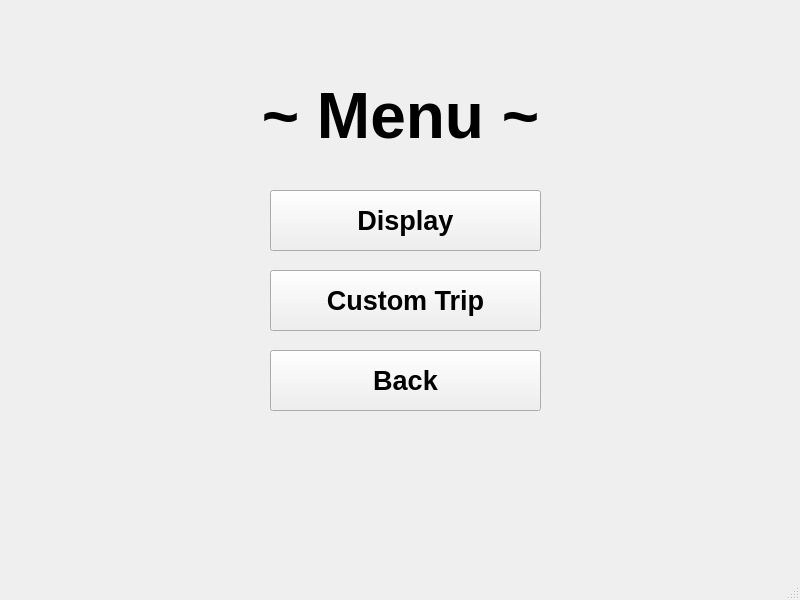
<?xml version="1.0" encoding="UTF-8"?>
<ui version="4.0">
 <class>MenuSelectWindow</class>
 <widget class="QMainWindow" name="MenuSelectWindow">
  <property name="geometry">
   <rect>
    <x>0</x>
    <y>0</y>
    <width>800</width>
    <height>600</height>
   </rect>
  </property>
  <property name="windowTitle">
   <string>MainWindow</string>
  </property>
  <widget class="QWidget" name="centralwidget">
   <widget class="QPushButton" name="displayButton">
    <property name="geometry">
     <rect>
      <x>270</x>
      <y>190</y>
      <width>271</width>
      <height>61</height>
     </rect>
    </property>
    <property name="font">
     <font>
      <pointsize>20</pointsize>
      <bold>true</bold>
     </font>
    </property>
    <property name="text">
     <string>Display</string>
    </property>
   </widget>
   <widget class="QPushButton" name="customButton">
    <property name="geometry">
     <rect>
      <x>270</x>
      <y>270</y>
      <width>271</width>
      <height>61</height>
     </rect>
    </property>
    <property name="font">
     <font>
      <pointsize>20</pointsize>
      <bold>true</bold>
     </font>
    </property>
    <property name="text">
     <string>Custom Trip</string>
    </property>
   </widget>
   <widget class="QPushButton" name="backButton">
    <property name="geometry">
     <rect>
      <x>270</x>
      <y>350</y>
      <width>271</width>
      <height>61</height>
     </rect>
    </property>
    <property name="font">
     <font>
      <pointsize>20</pointsize>
      <bold>true</bold>
     </font>
    </property>
    <property name="text">
     <string>Back</string>
    </property>
   </widget>
   <widget class="QLabel" name="label">
    <property name="geometry">
     <rect>
      <x>60</x>
      <y>80</y>
      <width>681</width>
      <height>71</height>
     </rect>
    </property>
    <property name="font">
     <font>
      <pointsize>48</pointsize>
      <bold>true</bold>
     </font>
    </property>
    <property name="text">
     <string>~ Menu ~</string>
    </property>
    <property name="alignment">
     <set>Qt::AlignCenter</set>
    </property>
   </widget>
  </widget>
  <widget class="QMenuBar" name="menubar">
   <property name="geometry">
    <rect>
     <x>0</x>
     <y>0</y>
     <width>800</width>
     <height>22</height>
    </rect>
   </property>
  </widget>
  <widget class="QStatusBar" name="statusbar"/>
 </widget>
 <resources/>
 <connections/>
</ui>
